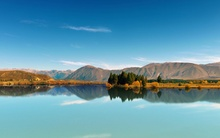
%> input picture 1.jpg, 220 x 138 px, shrunk from 1920 x 1200 before the run
$ octave DFT.m   (GNU Octave 9; MATLAB toolbox functions it lacks are replaced by stand-ins)
%> lines starting %> are read from the running program, lines starting %| are printed output that depends on the picture
%%DFT and IFDT
im=imread('1.jpg');
%> im is the input picture: size 138x220x3 uint8; mean R, G, B 96.5, 150.4, 169.5
rim=im(:,:,1);%%RGB~123
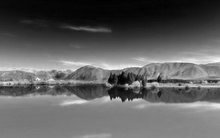
%> rim: size 138x220 uint8; min 0, max 250, mean 96.5
gim=im(:,:,2);
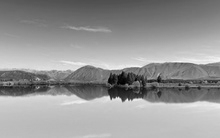
%> gim: size 138x220 uint8; min 0, max 248, mean 150.4
bim=im(:,:,3);
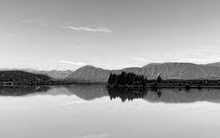
%> bim: size 138x220 uint8; min 0, max 255, mean 169.5
[m,n]=size(rim);
%> m = 138; n = 220

F_red=zeros(m,n);
%> (the run ends here)
